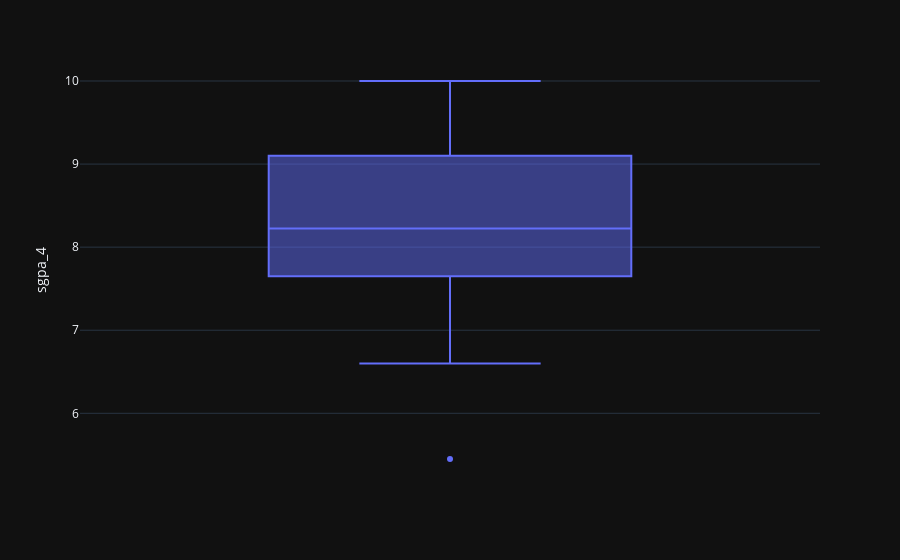

Notebook code for this chart:
### Code cell
import plotly.express as px
df = px.data.tips()
fig = px.box(sgpa, y="sgpa_4")
fig.show()

### Figure 1 — Plotly figure (JSON) as saved in the notebook; plotly's stock layout.template omitted (floating-point values rounded to 4 significant figures)
{"data": [{"alignmentgroup": "True", "hovertemplate": "sgpa_4=%{y}<extra></extra>", "legendgroup": "", "marker": {"color": "#636efa"}, "name": "", "notched": false, "offsetgroup": "", "orientation": "v", "showlegend": false, "x0": " ", "xaxis": "x", "y": [6.7, 10.0, 9.1, 8.35, 9.85, 8.55, 9.0, 7.45, 8.2, 7.7, 7.9, 8.85, 8.1, 8.0, 7.6, 7.4, 5.45, 8.25, 7.95, 7.65, 7.45, 9.3, 7.8, 8.95, 9.75, 6.6, 10.0, 9.6, 8.95, 9.45], "y0": " ", "yaxis": "y", "type": "box"}], "layout": {"xaxis": {"anchor": "y", "domain": [0.0, 1.0]}, "yaxis": {"anchor": "x", "domain": [0.0, 1.0], "title": {"text": "sgpa_4"}}, "legend": {"tracegroupgap": 0}, "margin": {"t": 60}, "boxmode": "group"}}
